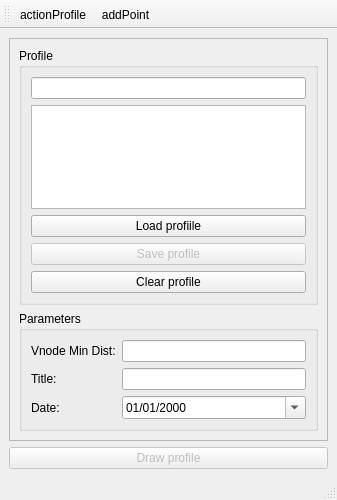
<?xml version="1.0" encoding="UTF-8"?>
<ui version="4.0">
 <class>dlg_profile</class>
 <widget class="QMainWindow" name="dlg_profile">
  <property name="geometry">
   <rect>
    <x>0</x>
    <y>0</y>
    <width>337</width>
    <height>500</height>
   </rect>
  </property>
  <property name="windowTitle">
   <string>Draw Profile</string>
  </property>
  <widget class="QWidget" name="centralwidget">
   <layout class="QVBoxLayout" name="verticalLayout">
    <item>
     <widget class="QScrollArea" name="scrollArea">
      <property name="widgetResizable">
       <bool>true</bool>
      </property>
      <widget class="QWidget" name="scrollAreaWidgetContents">
       <property name="geometry">
        <rect>
         <x>0</x>
         <y>0</y>
         <width>317</width>
         <height>395</height>
        </rect>
       </property>
       <layout class="QGridLayout" name="gridLayout">
        <item row="1" column="0">
         <widget class="QGroupBox" name="grb_composer">
          <property name="title">
           <string>Parameters</string>
          </property>
          <layout class="QGridLayout" name="gridLayout_3">
           <item row="3" column="0">
            <widget class="QLabel" name="label_2">
             <property name="toolTip">
              <string>Profile title to be displayed</string>
             </property>
             <property name="text">
              <string>Title:</string>
             </property>
            </widget>
           </item>
           <item row="6" column="1">
            <widget class="QDateEdit" name="date">
             <property name="displayFormat">
              <string>dd/MM/yyyy</string>
             </property>
             <property name="calendarPopup">
              <bool>true</bool>
             </property>
            </widget>
           </item>
           <item row="6" column="0">
            <widget class="QLabel" name="label_4">
             <property name="toolTip">
              <string>Date to be displayed</string>
             </property>
             <property name="text">
              <string>Date:</string>
             </property>
            </widget>
           </item>
           <item row="3" column="1">
            <widget class="QLineEdit" name="txt_title"/>
           </item>
           <item row="0" column="1">
            <widget class="QLineEdit" name="txt_min_distance">
             <property name="text">
              <string/>
             </property>
            </widget>
           </item>
           <item row="0" column="0">
            <widget class="QLabel" name="lbl_min_distance">
             <property name="toolTip">
              <string>Minimum distance between vnodes to be displayed</string>
             </property>
             <property name="text">
              <string>Vnode Min Dist:</string>
             </property>
            </widget>
           </item>
          </layout>
         </widget>
        </item>
        <item row="0" column="0">
         <widget class="QGroupBox" name="grb_profile">
          <property name="title">
           <string>Profile</string>
          </property>
          <layout class="QGridLayout" name="gridLayout_2">
           <item row="4" column="0" colspan="2">
            <widget class="QPushButton" name="btn_clear_profile">
             <property name="text">
              <string>Clear profile</string>
             </property>
            </widget>
           </item>
           <item row="0" column="0" colspan="2">
            <widget class="QLineEdit" name="txt_profile_id">
             <property name="toolTip">
              <string>Optional profile ID</string>
             </property>
            </widget>
           </item>
           <item row="3" column="0" colspan="2">
            <widget class="QPushButton" name="btn_save_profile">
             <property name="enabled">
              <bool>false</bool>
             </property>
             <property name="text">
              <string>Save profile</string>
             </property>
            </widget>
           </item>
           <item row="1" column="0" colspan="2">
            <widget class="QListWidget" name="tbl_list_arc"/>
           </item>
           <item row="2" column="0" colspan="2">
            <widget class="QPushButton" name="btn_load_profile">
             <property name="text">
              <string>Load profiile</string>
             </property>
            </widget>
           </item>
          </layout>
         </widget>
        </item>
       </layout>
      </widget>
     </widget>
    </item>
    <item>
     <widget class="QPushButton" name="btn_draw_profile">
      <property name="enabled">
       <bool>false</bool>
      </property>
      <property name="text">
       <string>Draw profile</string>
      </property>
     </widget>
    </item>
    <item>
     <layout class="QGridLayout" name="lyt_buttons"/>
    </item>
   </layout>
  </widget>
  <widget class="QStatusBar" name="statusbar"/>
  <widget class="QToolBar" name="toolBar">
   <property name="windowTitle">
    <string>toolBar</string>
   </property>
   <property name="iconSize">
    <size>
     <width>20</width>
     <height>18</height>
    </size>
   </property>
   <attribute name="toolBarArea">
    <enum>TopToolBarArea</enum>
   </attribute>
   <attribute name="toolBarBreak">
    <bool>false</bool>
   </attribute>
   <addaction name="actionProfile"/>
   <addaction name="actionAddPoint"/>
  </widget>
  <action name="actionProfile">
   <property name="checkable">
    <bool>false</bool>
   </property>
   <property name="icon">
    <iconset>
     <normaloff>../icons/131.png</normaloff>../icons/131.png</iconset>
   </property>
   <property name="text">
    <string>actionProfile</string>
   </property>
   <property name="toolTip">
    <string>Set nodes</string>
   </property>
  </action>
  <action name="actionAddPoint">
   <property name="icon">
    <iconset>
     <normaloff>../../../../icons/dialogs/24x24/131b.png</normaloff>../../../../icons/dialogs/24x24/131b.png</iconset>
   </property>
   <property name="text">
    <string>addPoint</string>
   </property>
   <property name="toolTip">
    <string>Add additional point</string>
   </property>
  </action>
 </widget>
 <tabstops>
  <tabstop>scrollArea</tabstop>
  <tabstop>txt_profile_id</tabstop>
  <tabstop>tbl_list_arc</tabstop>
  <tabstop>btn_load_profile</tabstop>
  <tabstop>btn_save_profile</tabstop>
  <tabstop>btn_clear_profile</tabstop>
  <tabstop>txt_min_distance</tabstop>
  <tabstop>txt_title</tabstop>
  <tabstop>date</tabstop>
  <tabstop>btn_draw_profile</tabstop>
 </tabstops>
 <resources/>
 <connections/>
</ui>
